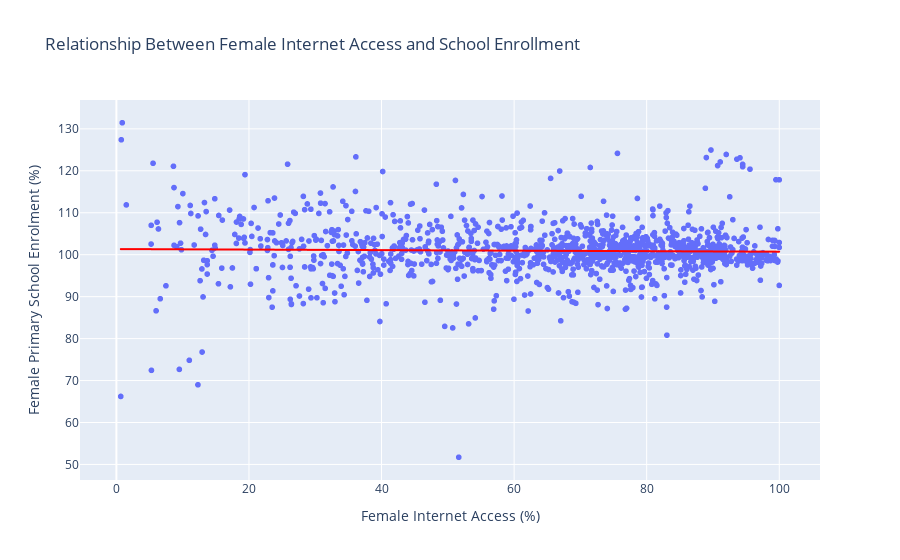

Here is the notebook cell this chart was saved with:
### Code cell
#I want a graph with a trendline as well.

fig2 = px.scatter(
    merged_data,
    x='Female Internet Access (%)',
    y='Female Primary School Enrolment (%)', 
    title='Relationship Between Female Internet Access and School Enrollment',
    hover_name='Country Name',
    trendline='ols',
    trendline_color_override='red'
)

fig2.show()

### Figure 1 — Plotly figure (JSON) as saved in the notebook; plotly's stock layout.template omitted (floating-point values rounded to 4 significant figures; data arrays with more than 128 entries replaced by an {"elided": "..."} marker saying what was removed)
{"data": [{"hovertemplate": "<b>%{hovertext}</b><br><br>Female Internet Access (%)=%{x}<br>Female Primary School Enrolment (%)=%{y}<extra></extra>", "hovertext": {"elided": "1228 str values"}, "legendgroup": "", "marker": {"color": "#636efa", "symbol": "circle"}, "mode": "markers", "name": "", "showlegend": false, "type": "scattergl", "x": {"elided": "1228 float values"}, "xaxis": "x", "y": {"elided": "1228 float values"}, "yaxis": "y"}, {"hovertemplate": "<b>OLS trendline</b><br>Female Primary School Enrolment (%) = -0.00630567 * Female Internet Access (%) + 101.351<br>R<sup>2</sup>=0.000558<br><br>Female Internet Access (%)=%{x}<br>Female Primary School Enrolment (%)=%{y} <b>(trend)</b><extra></extra>", "legendgroup": "", "line": {"color": "red"}, "marker": {"color": "#636efa", "symbol": "circle"}, "mode": "lines", "name": "", "showlegend": false, "type": "scattergl", "x": {"elided": "1228 float values"}, "xaxis": "x", "y": {"elided": "1228 float values"}, "yaxis": "y"}], "layout": {"legend": {"tracegroupgap": 0}, "title": {"text": "Relationship Between Female Internet Access and School Enrollment"}, "xaxis": {"anchor": "y", "domain": [0, 1], "title": {"text": "Female Internet Access (%)"}}, "yaxis": {"anchor": "x", "domain": [0, 1], "title": {"text": "Female Primary School Enrolment (%)"}}}}
